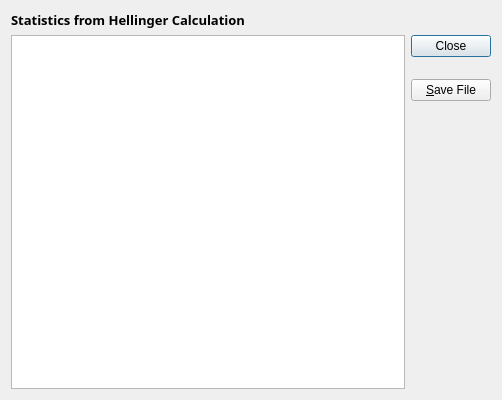
<?xml version="1.0" encoding="UTF-8"?>
<ui version="4.0">
 <class>HellingerStatsDialog</class>
 <widget class="QDialog" name="HellingerStatsDialog">
  <property name="geometry">
   <rect>
    <x>0</x>
    <y>0</y>
    <width>502</width>
    <height>400</height>
   </rect>
  </property>
  <property name="windowTitle">
   <string>Dialog</string>
  </property>
  <layout class="QGridLayout" name="gridLayout">
   <item row="0" column="0">
    <widget class="QLabel" name="label">
     <property name="font">
      <font>
       <family>Sans Serif</family>
       <pointsize>10</pointsize>
       <weight>75</weight>
       <bold>true</bold>
      </font>
     </property>
     <property name="text">
      <string>Statistics from Hellinger Calculation</string>
     </property>
    </widget>
   </item>
   <item row="1" column="0" rowspan="3">
    <widget class="QTextEdit" name="textEdit"/>
   </item>
   <item row="1" column="1">
    <widget class="QDialogButtonBox" name="buttonBox">
     <property name="orientation">
      <enum>Qt::Vertical</enum>
     </property>
     <property name="standardButtons">
      <set>QDialogButtonBox::Close</set>
     </property>
    </widget>
   </item>
   <item row="2" column="1">
    <widget class="QPushButton" name="button_save_file">
     <property name="text">
      <string>&amp;Save File</string>
     </property>
    </widget>
   </item>
   <item row="3" column="1">
    <spacer name="verticalSpacer">
     <property name="orientation">
      <enum>Qt::Vertical</enum>
     </property>
     <property name="sizeHint" stdset="0">
      <size>
       <width>20</width>
       <height>288</height>
      </size>
     </property>
    </spacer>
   </item>
  </layout>
 </widget>
 <resources/>
 <connections>
  <connection>
   <sender>buttonBox</sender>
   <signal>accepted()</signal>
   <receiver>HellingerStatsDialog</receiver>
   <slot>accept()</slot>
   <hints>
    <hint type="sourcelabel">
     <x>248</x>
     <y>254</y>
    </hint>
    <hint type="destinationlabel">
     <x>157</x>
     <y>274</y>
    </hint>
   </hints>
  </connection>
  <connection>
   <sender>buttonBox</sender>
   <signal>rejected()</signal>
   <receiver>HellingerStatsDialog</receiver>
   <slot>reject()</slot>
   <hints>
    <hint type="sourcelabel">
     <x>316</x>
     <y>260</y>
    </hint>
    <hint type="destinationlabel">
     <x>286</x>
     <y>274</y>
    </hint>
   </hints>
  </connection>
 </connections>
</ui>
